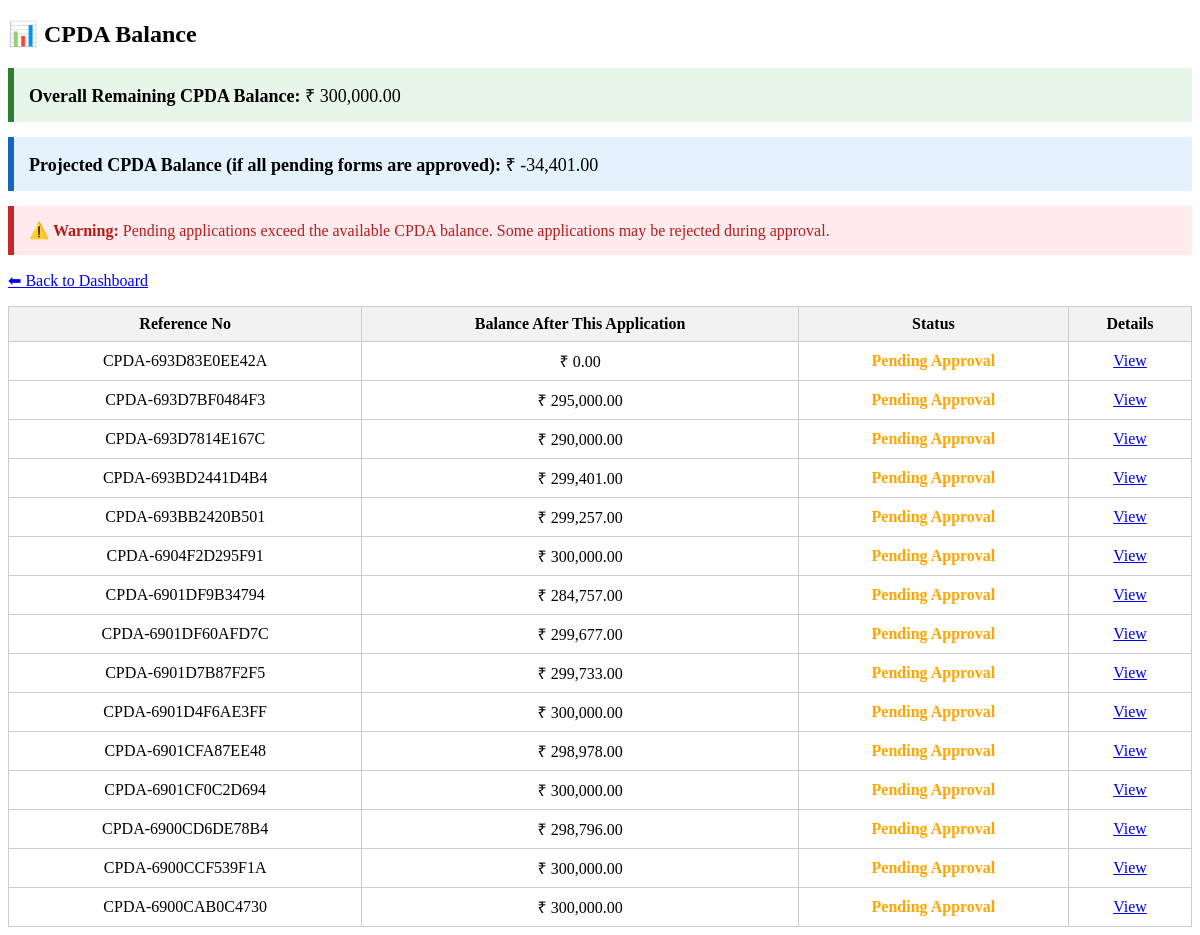
Before: /views/faculty_balance.php (signed in) with the older database file.
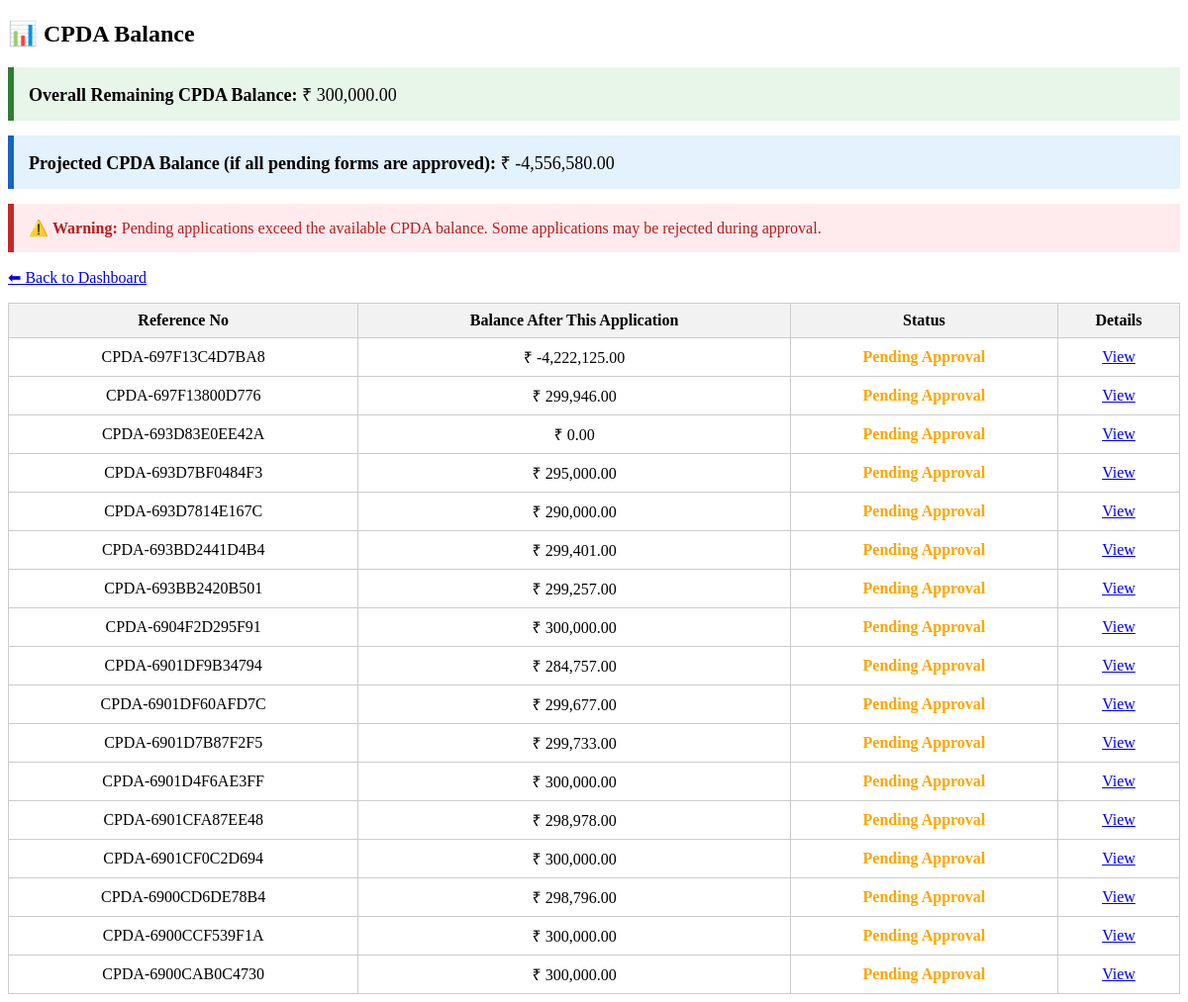
After: the same page with the newer database file.
### tables this page shows
CREATE TABLE `cpda_applications` (
  `application_id` int(11) NOT NULL,
  `ref_number` varchar(100) DEFAULT NULL,
  `dated` date DEFAULT NULL,
  `employee_code` varchar(50) NOT NULL,
  `faculty_name` varchar(200) NOT NULL,
  `email` varchar(100) DEFAULT NULL,
  `mobile_number` varchar(15) DEFAULT NULL,
  `designation` varchar(100) DEFAULT NULL,
  `department` varchar(100) DEFAULT NULL,
  `pay_level` varchar(50) DEFAULT NULL,
  `date_of_joining` date DEFAULT NULL,
  `purpose_of_purchase` text DEFAULT NULL,
  `technical_specification` text DEFAULT NULL,
  `source_of_information` text DEFAULT NULL,
  `remarks` text DEFAULT NULL,
  `applicant_signature_date` datetime DEFAULT NULL,
  `status` enum('DRAFT','SUBMITTED','HOD_APPROVED','HOD_REJECTED','ACCOUNTS_APPROVED','ACCOUNTS_REJECTED','DFW_APPROVED','DFW_REJECTED','DIRECTOR_APPROVED','DIRECTOR_REJECTED','COMPLETED') DEFAULT 'DRAFT',
  `pda_block_start_year` int(11) DEFAULT NULL,
  `pda_block_end_year` int(11) DEFAULT NULL,
  `created_at` timestamp NOT NULL DEFAULT current_timestamp(),
  `updated_at` timestamp NOT NULL DEFAULT current_timestamp() ON UPDATE current_timestamp(),
  `current_stage` enum('HOD_REVIEW','DA_REVIEW','ASS_REVIEW','DFW_REVIEW','DIRECTOR_REVIEW','COMPLETED') DEFAULT NULL
);

### controllers/BalanceViewController.php (called while the page is built, shortened)
<?php
require_once __DIR__ . '/../config/db.php';
class BalanceViewController
{
    private $conn;
    private $TOTAL_CPDA = 300000;
    public function __construct()
    {
        global $conn;
        $this->conn = $conn;
    }
    public function getBalanceByForm(string $formType, int $formId): array
    {
        $facultyId = $_SESSION['employee_code'];
        $approvedBalance = $this->getCurrentApprovedBalance($facultyId);
        $amount = $this->getApplicationAmount($formType, $formId);
        return [
            'form_type'         => $formType,
            'form_id'           => $formId,
            'approved_balance'  => $approvedBalance,
            'temporary_balance' => $approvedBalance - $amount,
            'status'            => 'TEMP'
        ];
    }
    private function getApplicationAmount(string $formType, int $formId): float
    {
        if ($formType === 'F1') {
            $stmt = $this->conn->prepare("
                SELECT
                    IFNULL((SELECT SUM(amount) FROM professional_memberships WHERE application_id = ?),0) +
                    IFNULL((SELECT SUM(amount) FROM consumable_items WHERE application_id = ?),0) AS total
            ");
            $stmt->bind_param("ii", $formId, $formId);
            $stmt->execute();
            return (float)$stmt->get_result()->fetch_assoc()['total'];
        }
        return 0.0;
    }
    public function getApplicationAmountPublic(string $formType, int $formId): float
    {
        return $this->getApplicationAmount($formType, $formId);
    }
    public function getCurrentApprovedBalance(string $facultyId): float
    {
        $stmt = $this->conn->prepare("
            SELECT total_allocated - utilized_amount AS approved_balance
            FROM cpda_balance_master
            WHERE faculty_id = ?
        ");
        $stmt->bind_param("s", $facultyId);
        $stmt->execute();
        $res = $stmt->get_result();
        return $this->TOTAL_CPDA;
    }
}

### views/faculty_balance.php (the view, shortened to what the changed rows need)
<?php
require_once '../config/db.php';
require_once '../controllers/BalanceViewController.php';
$employee_code = $_SESSION['employee_code'];
$balanceCtrl = new BalanceViewController();
$overallRemaining = $balanceCtrl->getCurrentApprovedBalance($employee_code);
$projectedBalance = $overallRemaining;
$stmtPending = $conn->prepare("
    SELECT application_id
    FROM cpda_applications
    WHERE employee_code = ?
      AND status NOT IN ('APPROVED')
");
$stmtPending->bind_param("s", $employee_code);
$stmtPending->execute();
$resPending = $stmtPending->get_result();
while ($row = $resPending->fetch_assoc()) {
    $amount = $balanceCtrl->getApplicationAmountPublic(
        'F1',
        (int)$row['application_id']
    );
    $projectedBalance -= $amount;
}
$stmt = $conn->prepare("
    SELECT application_id, ref_number, created_at
    FROM cpda_applications
    WHERE employee_code = ?
    ORDER BY created_at DESC
");
$stmt->bind_param("s", $employee_code);
$stmt->execute();
$result = $stmt->get_result();
?>
<!DOCTYPE html>
<html>
<head>
</head>
<body>
<h2>📊 CPDA Balance</h2>
<div style="
    margin: 15px 0;
    padding: 15px;
    background: #e8f5e9;
    border-left: 6px solid #2e7d32;
    font-size: 18px;
">
    <strong>Overall Remaining CPDA Balance:</strong>
    ₹ <?= number_format($overallRemaining, 2) ?>
</div>
<div style="
    margin: 15px 0;
    padding: 15px;
    background: #e3f2fd;
    border-left: 6px solid #1565c0;
    font-size: 18px;
">
    <strong>Projected CPDA Balance (if all pending forms are approved):</strong>
    ₹ <?= number_format($projectedBalance, 2) ?>
</div>
<?php if ($projectedBalance < 0): ?>
    <div style="
        margin: 15px 0;
        padding: 15px;
        background: #ffebee;
        border-left: 6px solid #c62828;
        color: #b71c1c;
        font-size: 16px;
    ">
        ⚠️ <strong>Warning:</strong>
        Pending applications exceed the available CPDA balance.
        Some applications may be rejected during approval.
    </div>
<?php endif; ?>
<p><a href="faculty_dashboard.php">⬅ Back to Dashboard</a></p>
<table>
    <thead>
        <tr>
            <th>Reference No</th>
            <th>Balance After This Application</th>
            <th>Status</th>
            <th>Details</th>
        </tr>
    </thead>
    <tbody>
        <?php if ($result->num_rows > 0): ?>
            <?php while ($row = $result->fetch_assoc()):
                $balance = $balanceCtrl->getBalanceByForm(
                    'F1',
                    (int)$row['application_id']
                );
                $balance['approved_balance'] = $overallRemaining;
                $amount = $balanceCtrl->getApplicationAmountPublic(
                    'F1',
                    (int)$row['application_id']
                );
                $balance['temporary_balance'] = $overallRemaining - $amount;
            ?>
                <tr>
                    <td><?= htmlspecialchars($row['ref_number']) ?></td>
                    <td>₹ <?= number_format($balance['temporary_balance'], 2) ?></td>
                    <td>
                        <?php
                        switch ($balance['status']) {
                            case 'TEMP':
                                echo '<span style="color: orange; font-weight: bold;">Pending Approval</span>';
                                break;
                        }
                        ?>
                    </td>
                    <td>
                        <a href="balance_view.php?form_type=F1&form_id=<?= (int)$row['application_id'] ?>">
                            View
                        </a>
                    </td>
                </tr>
            <?php endwhile; ?>
        <?php else: ?>
            <tr>
                <td colspan="5">No applications found</td>
            </tr>
        <?php endif; ?>
    </tbody>
</table>
</body>
</html>

Changed rows visible on the page:
added cpda_applications: ref_number "CPDA-697F13C4D7BA8", temporary_balance "-4,222,125.00"
added cpda_applications: ref_number "CPDA-697F13800D776", temporary_balance "299,946.00"
Other visible differences:
$projectedBalance: "-34,401.00" → "-4,556,580.00"
